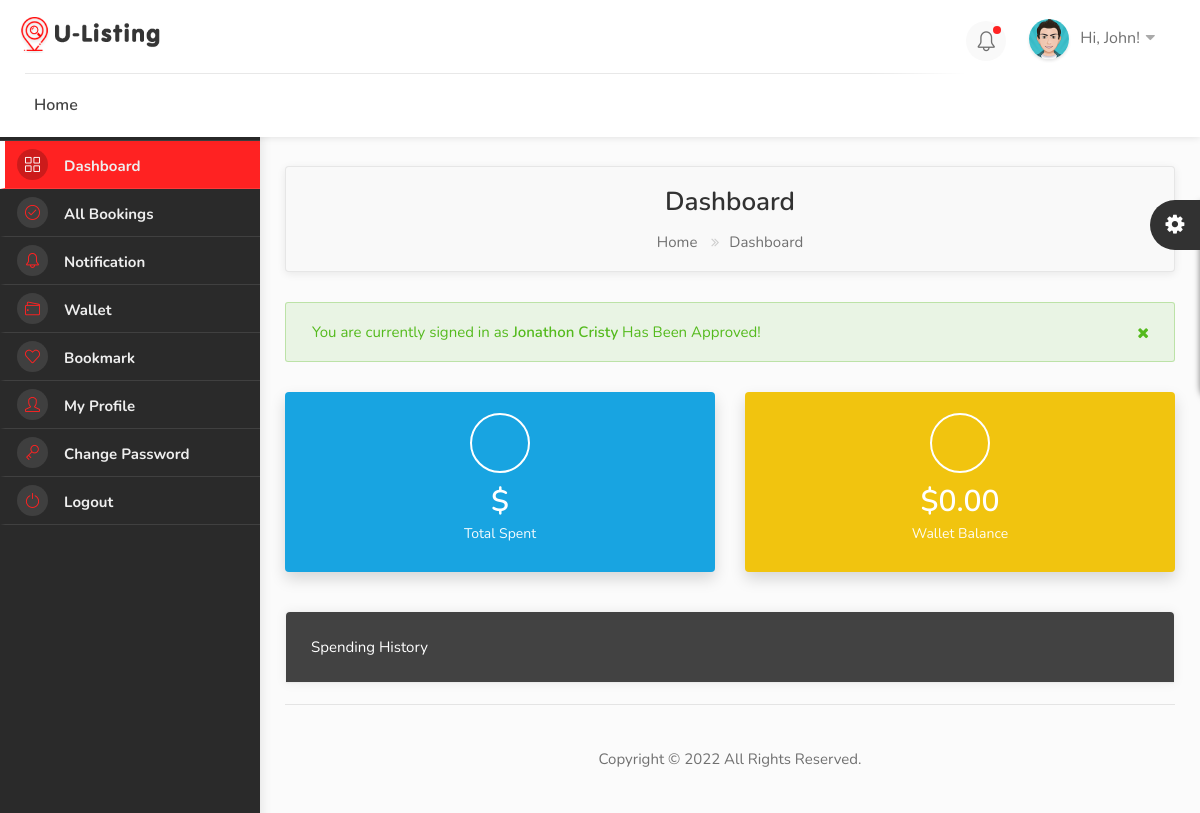
Before: /dashboard/wallet/ (signed in) with the older database file.
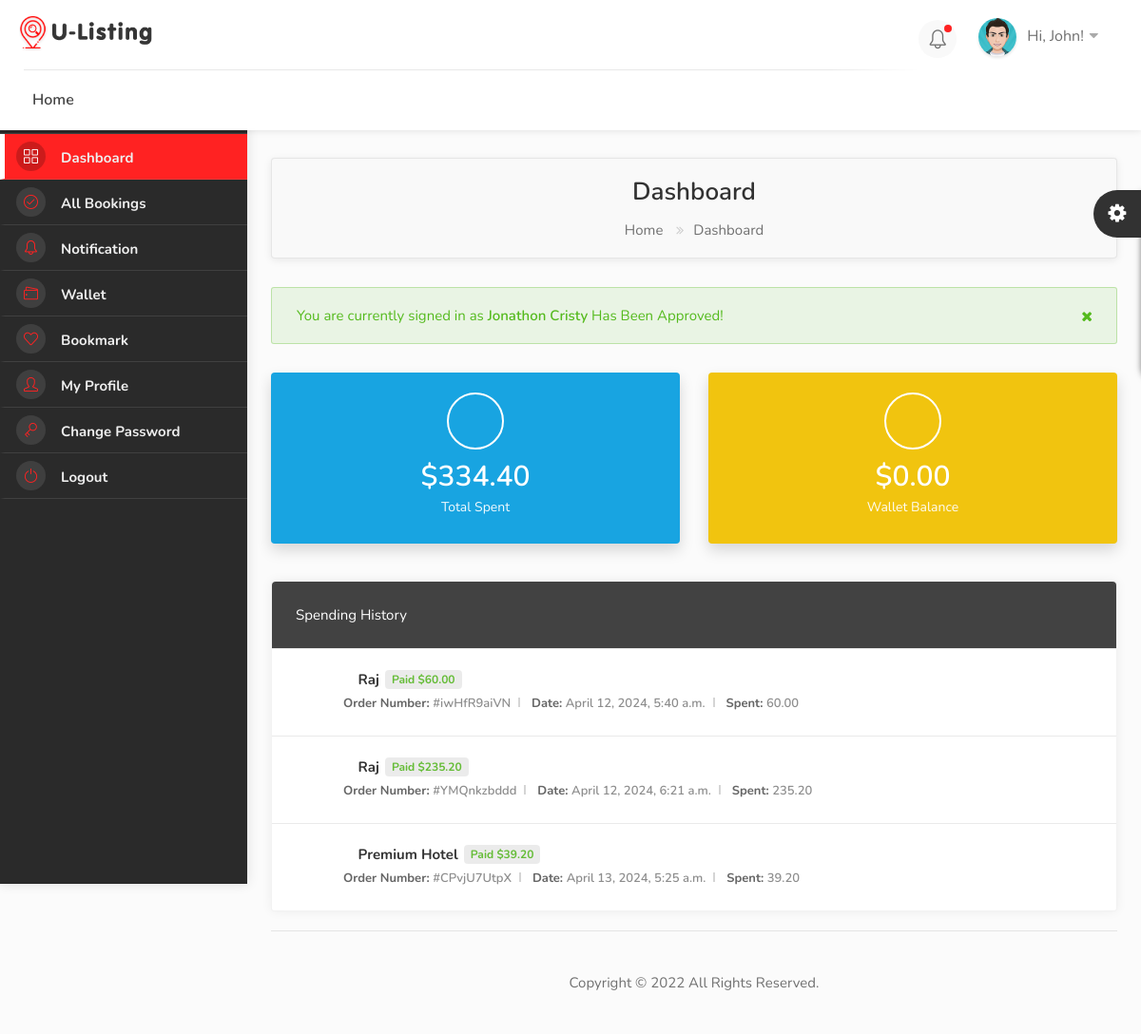
After: the same page with the newer database file.
### hotel/models.py (models this page shows, shortened)
class Booking(models.Model):
    user = models.ForeignKey(User, on_delete=models.SET_NULL, null=True, blank=True)
    payment_status = models.CharField(max_length=100, choices=PAYMENT_STATUS)
    coupons = models.ManyToManyField('hotel.Coupon', blank=True)
    full_name = models.CharField(max_length=100)
    email = models.CharField(max_length=100)
    phone = models.CharField(max_length=100)
    hotel = models.ForeignKey(Hotel, on_delete=models.SET_NULL, null=True, blank=True)
    room_type = models.ForeignKey(RoomType, on_delete=models.SET_NULL, null=True, blank=True)
    room = models.ManyToManyField(Room)
    before_discount = models.DecimalField(max_digits=12, decimal_places=2, default=0.00)
    total = models.DecimalField(max_digits=12, decimal_places=2, default=0.00)
    saved = models.DecimalField(max_digits=12, decimal_places=2, default=0.00)
    check_in_date = models.DateField()
    check_out_date = models.DateField()
    total_days = models.PositiveIntegerField(default=0)
    num_adults = models.PositiveIntegerField(default=1)
    num_children = models.PositiveIntegerField(default=0)
    checked_in = models.BooleanField(default=False)
    checked_out = models.BooleanField(default=False)
    is_active = models.BooleanField(default=False)
    checked_in_tracker = models.BooleanField(default=False)
    checked_out_tracker = models.BooleanField(default=False)
    bid = ShortUUIDField(unique=True, length=10, max_length=20)
    date = models.DateTimeField(auto_now_add=True)
    stripe_payment_intent = models.CharField(max_length=200, null=True, blank=True)
    success_id = ShortUUIDField(length=10, max_length=20, null=True, blank=True)
    booking_id = ShortUUIDField(unique=True, length=10, max_length=20)

class Hotel(models.Model):
    user = models.ForeignKey(User, on_delete=models.SET_NULL, null=True)
    name = models.CharField(max_length=100, null=True, blank=True)
    description = CKEditor5Field(null=True, blank=True, config_name="extends")
    image = models.FileField(upload_to="hotel_gallery")
    address = models.CharField(max_length=200)
    mobile = models.CharField(max_length=200)
    email = models.CharField(max_length=100)
    status = models.CharField(max_length=20, choices=HOTEL_STATUS, default="Live")
    tags = TaggableManager(blank=True)
    views = models.IntegerField(default=0)
    featured = models.BooleanField(default=False)
    hid = ShortUUIDField(unique=True, length=10, max_length=20)
    slug = models.SlugField(unique=True)
    date = models.DateTimeField(auto_now_add=True)
    def hotel_gallery(self):
        return HotelGallery.objects.filter(hotel=self)

### user_dashboard/views.py (the view)
# urls.py: path("wallet/", views.wallet, name="wallet"),
@login_required
def wallet(request):
    booking = Booking.objects.filter(user=request.user, payment_status="Paid")
    total_spent = Booking.objects.filter(user=request.user, payment_status="Paid").aggregate(amount=models.Sum("total"))
    wallet_balance = request.user.profile.wallet
    context = {
        "booking": booking,
        "total_spent": total_spent,
        "wallet_balance": wallet_balance,
    }
    return render(request, "user_dashboard/wallet.html", context)

### templates/user_dashboard/wallet.html
{% extends 'partials/dashboard_base.html' %}
{% load static %}
{% block content %}
<div class="utf_dashboard_content">
    <div id="titlebar" class="dashboard_gradient">
        <div class="row">
            <div class="col-md-12">
                <h2>Dashboard</h2>
                <nav id="breadcrumbs">
                    <ul>
                        <li><a href="/">Home</a></li>
                        <li>Dashboard</li>
                    </ul>
                </nav>
            </div>
        </div>
    </div>
    <div class="row">
        <div class="col-md-12">
            <div class="notification success closeable margin-bottom-30">
                <p>You are currently signed in as <strong>Jonathon Cristy</strong> Has Been Approved!</p>
                <a class="close" href="#"></a>
            </div>
        </div>
    </div>
    <div class="row">
        <div class="col-lg-6 col-md-6">
            <div class="utf_dashboard_stat color-2">
                <div class="utf_dashboard_stat_content">
                    <h4>${{ total_spent.amount|floatformat:2 }}</h4>
                    <span>Total Spent</span>
                </div>
                <div class="utf_dashboard_stat_icon"><i class="im im-icon-Dollar-Sign2"></i></div>
            </div>
        </div>
        <div class="col-lg-6 col-md-6">
            <div class="utf_dashboard_stat color-3">
                <div class="utf_dashboard_stat_content">
                    <h4>${{ wallet_balance|floatformat:2}}</h4>
                    <span>Wallet Balance</span>
                </div>
                <div class="utf_dashboard_stat_icon"><i class="im im-icon-Wallet-2"></i></div>
            </div>
        </div>
    </div>
    <div class="row">
        <div class="col-lg-12 col-md-12 mb-4">
            <div class="utf_dashboard_list_box invoices with-icons margin-top-20">
                <h4>Spending History</h4>
                <ul>
                    {% for b in booking %}
                        <li>
                            <i class="im im-icon-Receipt"></i>
                            <strong>{{b.hotel.name}} <span class="paid">{{b.payment_status}} ${{b.total}}</span></strong>
                            <ul>
                                <li><span>Order Number: </span> #{{b.booking_id}}</li>
                                <li><span>Date: </span> {{b.date}}</li>
                                <li><span>Spent: </span> {{b.total}}</li>
                            </ul>
                        </li>
                    {% endfor %}
                </ul>
            </div>
        </div>
        <div class="col-md-12">
            <div class="footer_copyright_part">Copyright © 2022 All Rights Reserved.</div>
        </div>
    </div>
</div>
{% endblock content %}

Changed rows visible on the page:
added Booking: hotel.name "Raj", payment_status "Paid", total "60.00", booking_id "iwHfR9aiVN", date "April 12, 2024, 5:40 a.m."
added Booking: hotel.name "Raj", payment_status "Paid", total "235.20", booking_id "YMQnkzbddd", date "April 12, 2024, 6:21 a.m."
added Booking: hotel.name "Premium Hotel", payment_status "Paid", total "39.20", booking_id "CPvjU7UtpX", date "April 13, 2024, 5:25 a.m."
Other visible differences:
{{ total_spent.amount|floatformat:2 }}: (not shown) → "334.40"
